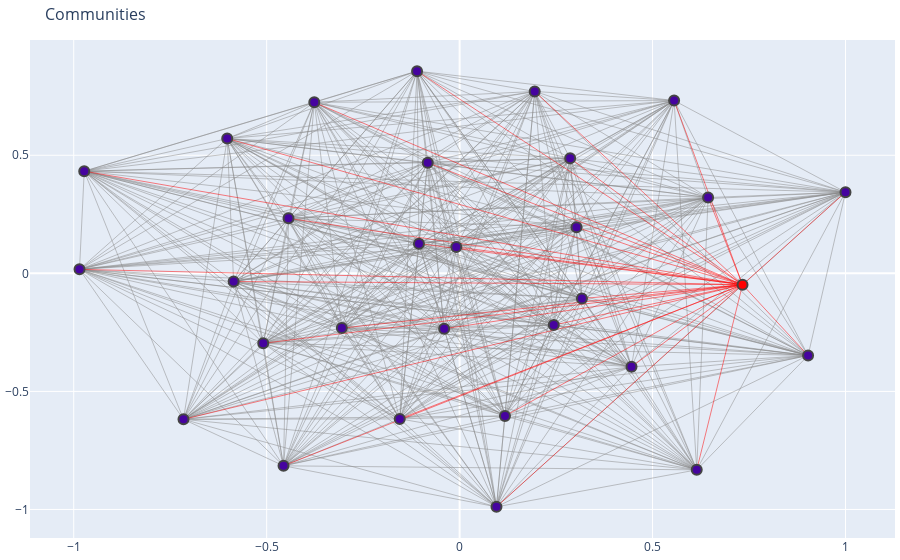

The code cell stored with this chart in its notebook:
### Markdown cell above
### Visualization 5 - Visualize the communities

### Code cell
info = extracting_communities(G1, 30, 'CAPTAIN AMERICA', 'IRON MAN/TONY STARK', verbose=False)

# Information to print
print('The number of edges to cut is:', info['Edges to cut'])
print('Captain America and Ironman belong to the same community:', info['Same community'])
for i, community in enumerate(info['Communities']):
    print(f'Community {i+1}:')
    print(tabulate([community], tablefmt='fancy_grid'))

# We plot the communities
subg = info['Subgraph']
pos = nx.spring_layout(subg)

edges = {'edge_x': [],'edge_y': []}
edges_removed = {'edge_x': [],'edge_y': []}
for edge in subg.edges():
    x0, y0 = pos[edge[0]]
    x1, y1 = pos[edge[1]]
    if edge in info['Edges removed']:
        edges_removed['edge_x'].append(x0)
        edges_removed['edge_x'].append(x1)
        edges_removed['edge_x'].append(None)
        edges_removed['edge_y'].append(y0)
        edges_removed['edge_y'].append(y1)
        edges_removed['edge_y'].append(None)
    else:
        edges['edge_x'].append(x0)
        edges['edge_x'].append(x1)
        edges['edge_x'].append(None)
        edges['edge_y'].append(y0)
        edges['edge_y'].append(y1)
        edges['edge_y'].append(None)

edge_trace = go.Scatter(
    x=edges['edge_x'], y=edges['edge_y'],
    line=dict(width=0.5, color='#888'),
    hoverinfo='none',
    mode='lines')

edge_trace_removed = go.Scatter(
    x=edges_removed['edge_x'], y=edges_removed['edge_y'],
    line=dict(width=0.5, color='red'),
    hoverinfo='none',
    mode='lines')


nodes = {'node_x': [],'node_y': []}
for node in subg.nodes():
    x, y = pos[node]
    nodes['node_x'].append(x)
    nodes['node_y'].append(y)

node_trace = go.Scatter(
    x=nodes['node_x'], y=nodes['node_y'],
    mode='markers',
    hoverinfo='text',
    marker=dict(
        size=10,
        line_width=2))

colorpalette = px.colors.sequential.Plasma
def get_color(node):
    for i, community in enumerate(info['Communities']):
        if node in community:
            if i == 0:
                return 'red'
            return colorpalette[i]

node_trace.marker.color = [get_color(node) for node in subg.nodes()]
node_trace.text = [node.split('/')[0].title() for node in subg.nodes()]

fig = go.Figure(data=[edge_trace, edge_trace_removed, node_trace],
                layout=go.Layout(
                    title='Communities',
                    titlefont_size=16,
                    showlegend=False,
                    hovermode='closest',
                    margin=dict(b=20,l=5,r=5,t=40))
                    )
fig.show()

### Figure 1 — Plotly figure (JSON) as saved in the notebook; plotly's stock layout.template omitted (floating-point values rounded to 4 significant figures; data arrays with more than 128 entries replaced by an {"elided": "..."} marker saying what was removed)
{"data": [{"hoverinfo": "none", "line": {"color": "#888", "width": 0.5}, "mode": "lines", "type": "scatter", "x": {"elided": "1218 float values"}, "y": {"elided": "1218 float values"}}, {"hoverinfo": "none", "line": {"color": "red", "width": 0.5}, "mode": "lines", "type": "scatter", "x": [0.7331, 0.6145, null, 0.7331, -0.1103, null, 0.7331, -0.7156, null, 0.7331, 0.5559, null, 0.7331, -0.4563, null, 0.7331, -0.3766, null, 0.7331, 0.6439, null, 0.7331, 0.09553, null, 0.7331, 1, null, 0.7331, -0.9728, null, 0.7331, 0.903, null, 0.7331, 0.1176, null, 0.7331, -0.985, null, 0.7331, -0.6023, null, 0.7331, 0.244, null, 0.7331, -0.5089, null, 0.7331, -0.5857, null, 0.7331, 0.1946, null, 0.7331, -0.04002, null, 0.7331, 0.4455, null, 0.7331, 0.3029, null, 0.7331, -0.3052, null, 0.7331, -0.1552, null, 0.7331, 0.2864, null, 0.7331, -0.08262, null, 0.7331, 0.3169, null, 0.7331, -0.1054, null, 0.7331, -0.4434, null, 0.7331, -0.008658, null], "y": [-0.04816, -0.8322, null, -0.04816, 0.8563, null, -0.04816, -0.6183, null, -0.04816, 0.7318, null, -0.04816, -0.8151, null, -0.04816, 0.7243, null, -0.04816, 0.321, null, -0.04816, -0.9889, null, -0.04816, 0.3438, null, -0.04816, 0.4326, null, -0.04816, -0.3481, null, -0.04816, -0.604, null, -0.04816, 0.01685, null, -0.04816, 0.5708, null, -0.04816, -0.2189, null, -0.04816, -0.2962, null, -0.04816, -0.03456, null, -0.04816, 0.7704, null, -0.04816, -0.2347, null, -0.04816, -0.3957, null, -0.04816, 0.1956, null, -0.04816, -0.2319, null, -0.04816, -0.6164, null, -0.04816, 0.4873, null, -0.04816, 0.4687, null, -0.04816, -0.1067, null, -0.04816, 0.1256, null, -0.04816, 0.2329, null, -0.04816, 0.112, null]}, {"hoverinfo": "text", "marker": {"color": ["red", "#46039f", "#46039f", "#46039f", "#46039f", "#46039f", "#46039f", "#46039f", "#46039f", "#46039f", "#46039f", "#46039f", "#46039f", "#46039f", "#46039f", "#46039f", "#46039f", "#46039f", "#46039f", "#46039f", "#46039f", "#46039f", "#46039f", "#46039f", "#46039f", "#46039f", "#46039f", "#46039f", "#46039f", "#46039f"], "line": {"width": 2}, "size": 10}, "mode": "markers", "text": ["Thor", "Hawk", "Dr. Strange", "Professor X", "Beast", "Scarlet Witch", "Wasp", "Jameson, J. Jonah", "Watson-Parker, Mary", "Mr. Fantastic", "Nightcrawler", "Iceman", "Captain America", "Fury, Col. Nicholas", "Daredevil", "Ant-Man", "Thing", "Angel", "Spider-Man", "Invisible Woman", "Vision", "Iron Man", "Storm", "Marvel Girl", "Human Torch", "Sub-Mariner", "Colossus Ii", "Cyclops", "Hulk", "Wolverine"], "type": "scatter", "x": [0.7331, -0.3766, -0.5857, -0.04002, -0.985, 0.5559, -0.4563, -0.1054, -0.008658, 0.09553, 0.3169, 0.4455, 0.6145, 0.3029, -0.5089, 0.6439, -0.9728, 0.2864, 0.1176, 0.903, -0.7156, -0.1103, -0.3052, -0.4434, 1, 0.244, -0.08262, 0.1946, -0.6023, -0.1552], "y": [-0.04816, 0.7243, -0.03456, -0.2347, 0.01685, 0.7318, -0.8151, 0.1256, 0.112, -0.9889, -0.1067, -0.3957, -0.8322, 0.1956, -0.2962, 0.321, 0.4326, 0.4873, -0.604, -0.3481, -0.6183, 0.8563, -0.2319, 0.2329, 0.3438, -0.2189, 0.4687, 0.7704, 0.5708, -0.6164]}], "layout": {"hovermode": "closest", "margin": {"b": 20, "l": 5, "r": 5, "t": 40}, "showlegend": false, "title": {"font": {"size": 16}, "text": "Communities"}}}
